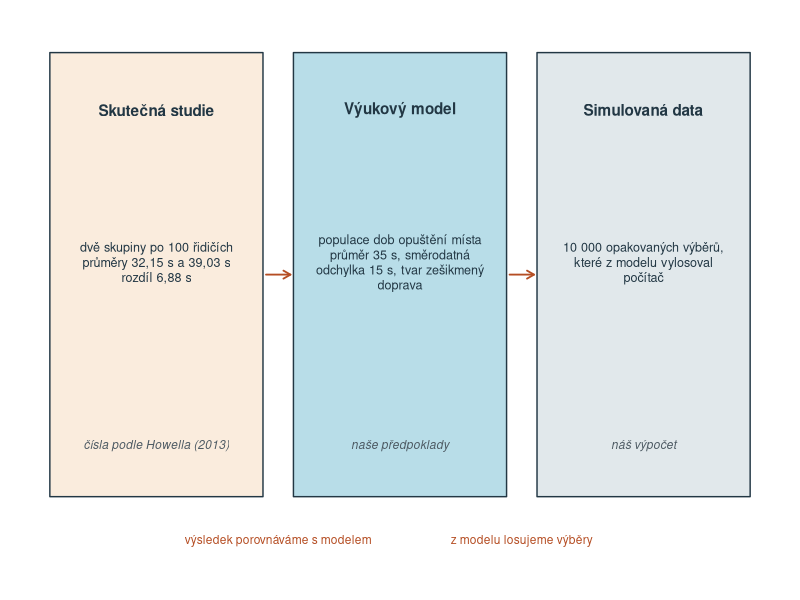
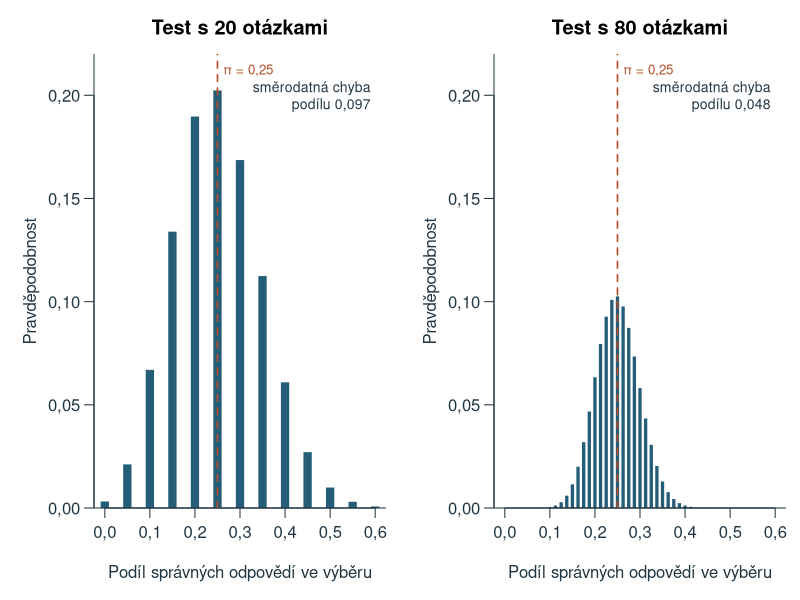
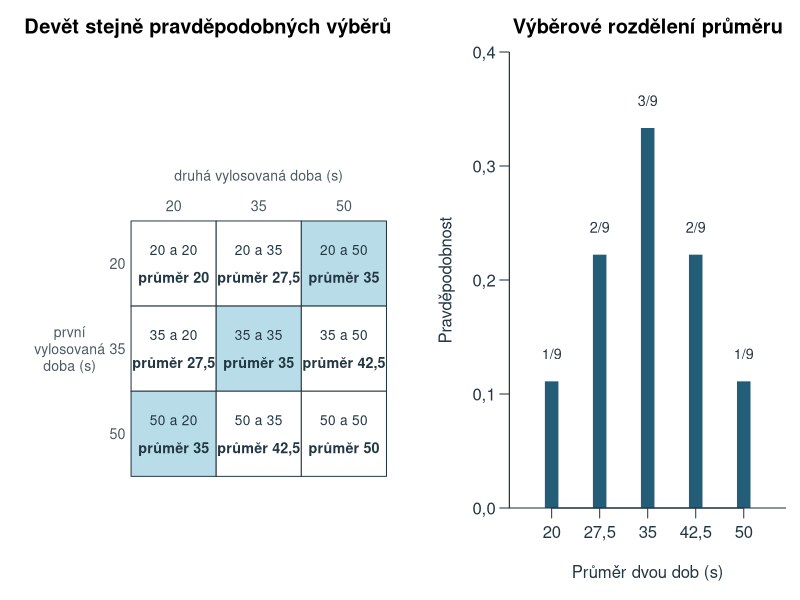
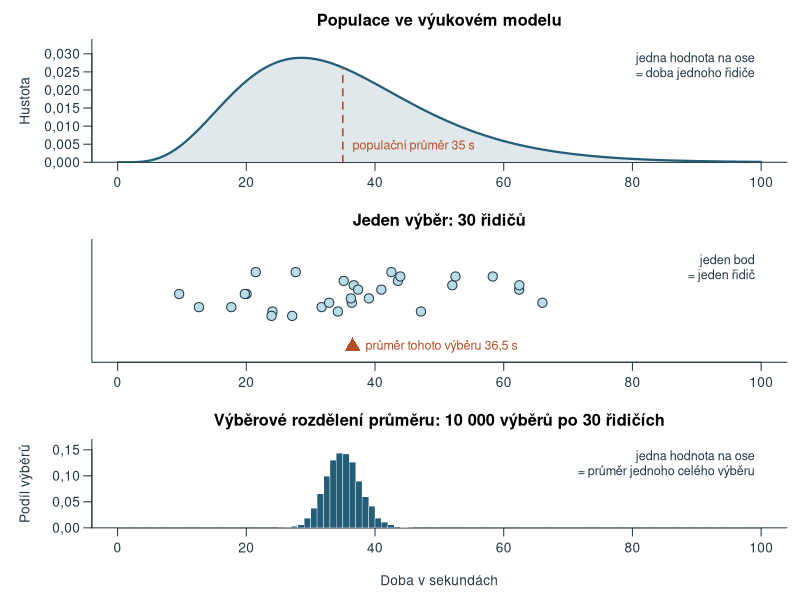
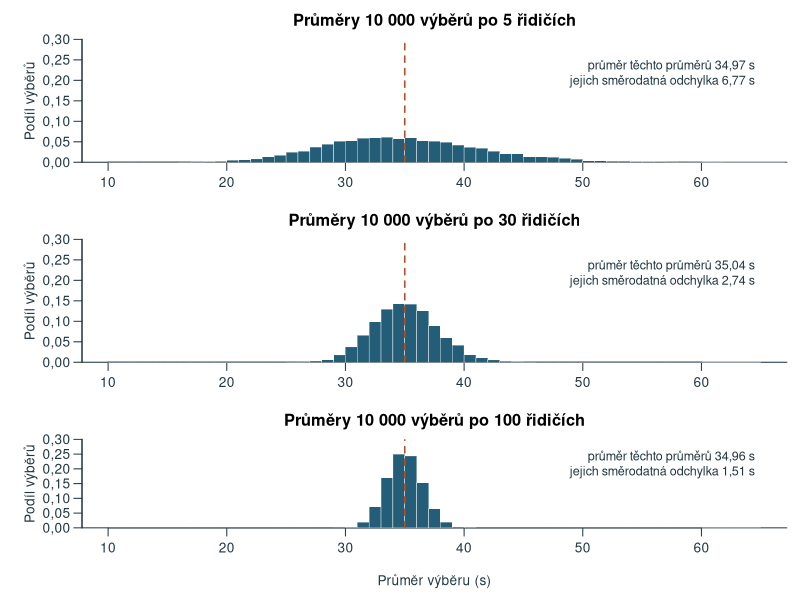
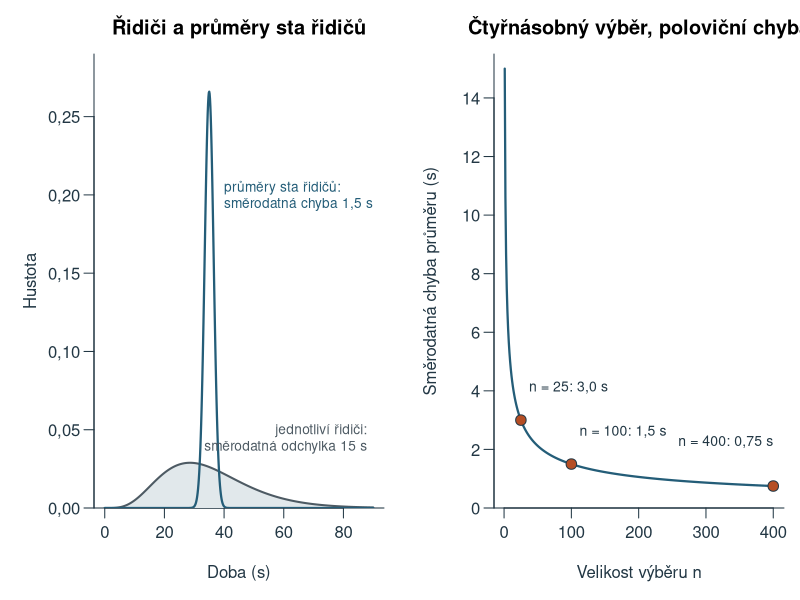
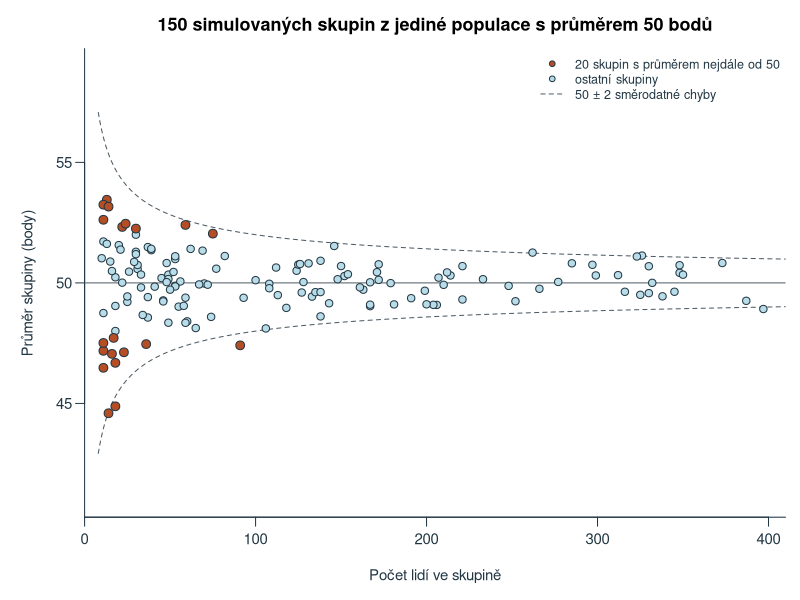
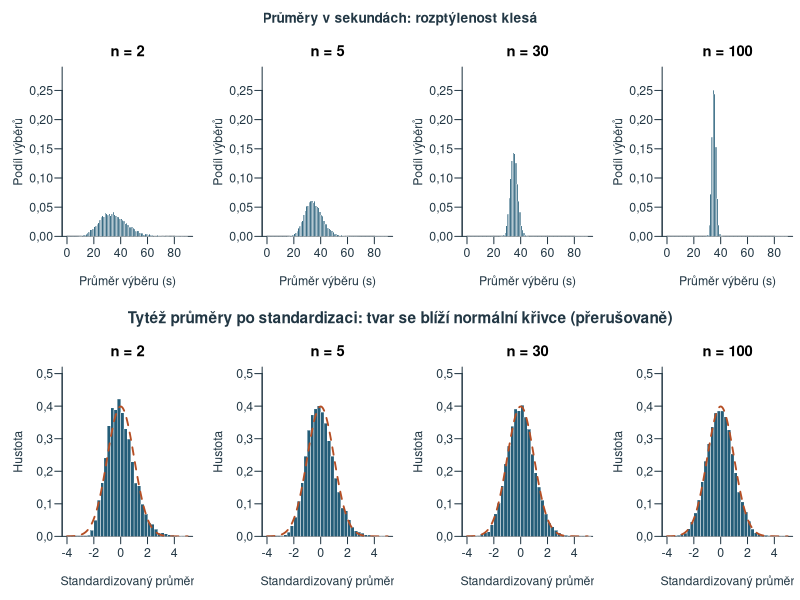

Recreate these plots in R, in order.
# Teaching model, simulations and figures for chapter 6; base R, UTF-8, deterministic project-root paths.
# Study summaries are quoted from Howell (2013, p. 86). Every distribution and simulated value is a teaching model.
ch6_out <- 'assets/chapter-06/plots'
ch6_old_options <- options(OutDec=',')
dir.create(ch6_out,recursive=TRUE,showWarnings=FALSE)
ch6_blue <- '#245D78'; ch6_orange <- '#B54E24'; ch6_fill <- '#B8DDE8'; ch6_gray <- '#4D5A63'; ch6_pale <- '#E1E8EB'; ch6_sand <- '#FAECDD'; ch6_ink <- '#223744'; ch6_mute <- '#A9BAC3'
ch6_num <- function(x,digits=3) formatC(x,format='f',digits=digits,decimal.mark=',')
ch6_draw <- function(name,code,width=8,height=4.5) {
  svg(file.path(ch6_out,paste0(name,'.svg')),width=width,height=height,family='sans',bg='white')
  par(mar=c(4.5,4.5,2.6,.8),mgp=c(2.7,.7,0),las=1,col.axis=ch6_ink,col.lab=ch6_ink,fg=ch6_ink,cex=.9)
  force(code); dev.off()
}
# Fixed inputs ------------------------------------------------------------------
# Parking study as reported by Howell: two groups of 100 drivers, means and a common standard deviation in seconds.
ch6_study <- c(n=100,bez=32.15,cekajici=39.03,s=14.6)
ch6_diff <- unname(ch6_study['cekajici']-ch6_study['bez'])
# Teaching population of leaving times: mean 35 s and SD 15 s are Howell's simulation values;
# the right-skewed (gamma) shape is our own assumption.
ch6_mu <- 35; ch6_sigma <- 15
ch6_shape <- (ch6_mu/ch6_sigma)^2; ch6_scale <- ch6_sigma^2/ch6_mu
ch6_dpop <- function(x) dgamma(x,shape=ch6_shape,scale=ch6_scale)
ch6_rpop <- function(n) rgamma(n,shape=ch6_shape,scale=ch6_scale)
ch6_se <- function(n,sigma=ch6_sigma) sigma/sqrt(n)
ch6_se_diff <- sqrt(2)*ch6_se(100)
ch6_crit <- qnorm(.975)*ch6_se_diff
# Probability that a two-sided test with fixed bounds rejects when the true difference is d.
ch6_power <- function(d,crit=ch6_crit,se=ch6_se_diff) pnorm(-crit,d,se)+pnorm(crit,d,se,lower.tail=FALSE)
# Exact example: all ordered pairs drawn with replacement from three equally likely times.
ch6_three <- c(20,35,50)
ch6_pairs <- expand.grid(druha=ch6_three,prvni=ch6_three)[,c('prvni','druha')]
ch6_pairs$prumer <- rowMeans(ch6_pairs)
ch6_exact <- data.frame(prumer=sort(unique(ch6_pairs$prumer)))
ch6_exact$p <- vapply(ch6_exact$prumer,function(v) mean(ch6_pairs$prumer==v),numeric(1))
# Worked tests: guessing on a 20-item test (chapter 5) and an attention score against the norm N(50, 10).
ch6_test <- c(n=20,pi=.25,k=10)
ch6_z <- c(mu0=50,sigma=10,n=25,m=46)
# Simulations: seeds and the order of draws are fixed ----------------------------
ch6_reps <- 10000; ch6_sizes <- c(2,5,30,100)
set.seed(20261013)
ch6_draws <- lapply(ch6_sizes,function(n) matrix(ch6_rpop(n*ch6_reps),ch6_reps,n))
names(ch6_draws) <- paste0('n',ch6_sizes)
ch6_means <- vapply(ch6_draws,rowMeans,numeric(ch6_reps))
ch6_shown <- ch6_draws$n30[1:8,]
ch6_one_sample <- ch6_shown[3,]
ch6_medians30 <- apply(ch6_draws$n30,1,median)
ch6_sds30 <- apply(ch6_draws$n30,1,sd)
ch6_sds100 <- apply(ch6_draws$n100,1,sd)
rm(ch6_draws)
# Differences between the means of two independent samples of 100 from the same population.
set.seed(20261014)
ch6_diffs <- rowMeans(matrix(ch6_rpop(100*ch6_reps),ch6_reps))-rowMeans(matrix(ch6_rpop(100*ch6_reps),ch6_reps))
# Groups of different sizes whose scores all come from one population N(50, 10).
set.seed(20261015)
ch6_group_n <- round(exp(runif(150,log(10),log(400))))
ch6_group_m <- rnorm(150,50,10/sqrt(ch6_group_n))
ch6_group_extreme <- rank(abs(ch6_group_m-50))>130
# Drawing helpers -----------------------------------------------------------------
# Relative-frequency histogram drawn with rectangles; returns the histogram object.
ch6_hist <- function(v,by,xlim,main,ylim=NULL,col=ch6_blue,xlab='',ylab='Podíl výběrů',density=FALSE,...) {
  br <- seq(floor(min(v,xlim[1])/by)*by,ceiling(max(v,xlim[2])/by)*by,by=by)
  h <- hist(v,breaks=br,plot=FALSE); y <- h$counts/length(v)/if(density) by else 1
  plot(NA,xlim=xlim,ylim=if(is.null(ylim)) c(0,max(y)*1.16) else ylim,xlab=xlab,ylab=ylab,main=main,bty='l',yaxs='i',...)
  rect(br[-length(br)],0,br[-1],y,col=col,border='white',lwd=.4)
  invisible(h)
}
# Area under a normal curve between two bounds.
ch6_area <- function(from,to,mean,sd,col) {
  x <- seq(from,to,length.out=200)
  polygon(c(from,x,to),c(0,dnorm(x,mean,sd),0),col=col,border=NA)
}
ch6_curve <- function(mean,sd,xlim,main,xlab,ylim=NULL,ylab='Hustota',...) {
  x <- seq(xlim[1],xlim[2],length.out=500); y <- dnorm(x,mean,sd)
  plot(NA,xlim=xlim,ylim=if(is.null(ylim)) c(0,max(y)*1.2) else ylim,xlab=xlab,ylab=ylab,main=main,bty='l',yaxs='i',...)
  invisible(list(x=x,y=y))
}
# Figures -------------------------------------------------------------------------
ch6_draw('tri-vrstvy', {
  par(mar=c(.3,.3,.3,.3))
  plot(NA,xlim=c(0,12),ylim=c(.6,4.9),axes=FALSE,xlab='',ylab='')
  xs <- c(2,6,10); fills <- c(ch6_sand,ch6_fill,ch6_pale)
  heads <- c('Skutečná studie','Výukový model','Simulovaná data')
  body <- c('dvě skupiny po 100 řidičích\nprůměry 32,15 s a 39,03 s\nrozdíl 6,88 s','populace dob opuštění místa\nprůměr 35 s, směrodatná\nodchylka 15 s, tvar zešikmený\ndoprava','10 000 opakovaných výběrů,\nkteré z modelu vylosoval\npočítač')
  src <- c('čísla podle Howella (2013)','naše předpoklady','náš výpočet')
  for(i in 1:3) {
    rect(xs[i]-1.75,1.2,xs[i]+1.75,4.7,col=fills[i],border=ch6_ink,lwd=1.4)
    text(xs[i],4.25,heads[i],font=2,cex=1.02); text(xs[i],3.05,body[i],cex=.84); text(xs[i],1.6,src[i],cex=.8,font=3,col=ch6_gray)
  }
  arrows(c(3.8,7.8),2.95,c(4.2,8.2),2.95,length=.08,lwd=1.8,col=ch6_orange)
  text(4,.85,'výsledek porovnáváme s modelem',cex=.8,col=ch6_orange); text(8,.85,'z modelu losujeme výběry',cex=.8,col=ch6_orange)
},width=9.4,height=3.5)
ch6_draw('podil-rozdeleni', {
  par(mfrow=c(1,2),mar=c(4.6,4.7,2.7,.7))
  for(n in c(20,80)) {
    k <- 0:n; p <- dbinom(k,n,.25)
    plot(k/n,p,type='h',lwd=if(n==20) 8 else 3.2,lend=1,col=ch6_blue,xlim=c(0,.6),ylim=c(0,.22),xlab='Podíl správných odpovědí ve výběru',ylab='Pravděpodobnost',main=paste0('Test s ',n,' otázkami'),bty='l',yaxs='i')
    abline(v=.25,lty=2,lwd=1.6,col=ch6_orange)
    text(.59,.2,paste0('směrodatná chyba\npodílu ',ch6_num(sqrt(.25*.75/n))),adj=1,cex=.84)
    text(.262,.212,'π = 0,25',adj=0,cex=.8,col=ch6_orange)
  }
},width=10,height=4.3)
ch6_draw('devet-vyberu', {
  layout(matrix(1:2,1),widths=c(1.08,1)); par(mar=c(.5,.5,2.6,.5))
  plot(NA,xlim=c(-1.25,3.05),ylim=c(-.1,3.75),axes=FALSE,xlab='',ylab='',asp=1,main='Devět stejně pravděpodobných výběrů')
  for(i in 1:3) for(j in 1:3) {
    m <- (ch6_three[i]+ch6_three[j])/2
    rect(j-1,3-i,j,4-i,col=if(m==35) ch6_fill else 'white',border=ch6_ink)
    text(j-.5,3.66-i,paste0(ch6_three[i],' a ',ch6_three[j]),cex=.82)
    text(j-.5,3.32-i,paste0('průměr ',format(m)),cex=.86,font=2)
  }
  text(1:3-.5,3.18,ch6_three,cex=.86,col=ch6_gray); text(1.5,3.52,'druhá vylosovaná doba (s)',cex=.84,col=ch6_gray)
  text(-.16,3:1-.5,ch6_three,cex=.86,col=ch6_gray); text(-.72,1.5,'první\nvylosovaná\ndoba (s)',cex=.84,col=ch6_gray)
  par(mar=c(4.6,4.7,2.6,.7))
  m <- ch6_exact$prumer; p <- ch6_exact$p
  plot(m,p,type='h',lwd=13,lend=1,col=ch6_blue,xlim=c(15,55),ylim=c(0,.4),xaxt='n',xlab='Průměr dvou dob (s)',ylab='Pravděpodobnost',main='Výběrové rozdělení průměru',bty='l',yaxs='i')
  axis(1,at=m,labels=c('20','27,5','35','42,5','50')); text(m,p+.024,c('1/9','2/9','3/9','2/9','1/9'),cex=.86)
},width=10,height=4.5)
ch6_draw('tri-urovne', {
  par(mfrow=c(3,1),mar=c(2.3,5.6,2.4,.8),mgp=c(3.6,.7,0),cex=.82)
  x <- seq(0,100,length.out=500)
  plot(NA,xlim=c(0,100),ylim=c(0,.034),xlab='',ylab='Hustota',main='Populace ve výukovém modelu',bty='l',yaxs='i')
  polygon(c(x,100,0),c(ch6_dpop(x),0,0),col=ch6_pale,border=NA); lines(x,ch6_dpop(x),lwd=2.2,col=ch6_blue)
  segments(ch6_mu,0,ch6_mu,ch6_dpop(ch6_mu),lty=2,lwd=1.6,col=ch6_orange)
  text(ch6_mu+1.5,.0045,'populační průměr 35 s',adj=0,cex=.92,col=ch6_orange)
  text(99,.027,'jedna hodnota na ose\n= doba jednoho řidiče',adj=1,cex=.92)
  plot(NA,xlim=c(0,100),ylim=c(0,1),yaxt='n',xlab='',ylab='',main='Jeden výběr: 30 řidičů',bty='l')
  y <- .56+((seq_along(ch6_one_sample)*7)%%11-5)/26
  points(ch6_one_sample,y,pch=21,bg=ch6_fill,col=ch6_ink,cex=1.5)
  points(mean(ch6_one_sample),.1,pch=17,col=ch6_orange,cex=1.9)
  text(mean(ch6_one_sample)+2,.1,paste0('průměr tohoto výběru ',ch6_num(mean(ch6_one_sample),1),' s'),adj=0,cex=.92,col=ch6_orange)
  text(99,.8,'jeden bod\n= jeden řidič',adj=1,cex=.92)
  par(mar=c(4.4,5.6,2.4,.8))
  ch6_hist(ch6_means[,'n30'],1,c(0,100),'Výběrové rozdělení průměru: 10 000 výběrů po 30 řidičích',xlab='',ylim=c(0,.17))
  title(xlab='Doba v sekundách',mgp=c(2.7,.7,0))
  text(99,.125,'jedna hodnota na ose\n= průměr jednoho celého výběru',adj=1,cex=.92)
},width=8.6,height=7.6)
ch6_draw('prumery-simulace', {
  par(mfrow=c(3,1),mar=c(2.3,5,2.4,.8),cex=.82)
  for(j in 2:4) {
    n <- ch6_sizes[j]; if(j==4) par(mar=c(4.4,5,2.4,.8))
    ch6_hist(ch6_means[,j],1,c(10,65),paste0('Průměry 10 000 výběrů po ',n,' řidičích'),xlab=if(j==4) 'Průměr výběru (s)' else '',ylim=c(0,.3))
    abline(v=ch6_mu,lty=2,lwd=1.5,col=ch6_orange)
    text(64.5,.22,paste0('průměr těchto průměrů ',ch6_num(mean(ch6_means[,j]),2),' s\njejich směrodatná odchylka ',ch6_num(sd(ch6_means[,j]),2),' s'),adj=1,cex=.92)
  }
},width=8.6,height=7.2)
ch6_draw('smerodatna-chyba', {
  par(mfrow=c(1,2),mar=c(4.6,4.7,2.7,.8))
  x <- seq(0,90,length.out=700)
  plot(NA,xlim=c(0,90),ylim=c(0,.29),xlab='Doba (s)',ylab='Hustota',main='Řidiči a průměry sta řidičů',bty='l',yaxs='i')
  polygon(c(x,90,0),c(ch6_dpop(x),0,0),col=ch6_pale,border=NA); lines(x,ch6_dpop(x),lwd=2,col=ch6_gray)
  lines(x,dnorm(x,ch6_mu,ch6_se(100)),lwd=2.2,col=ch6_blue)
  text(88,.045,'jednotliví řidiči:\nsměrodatná odchylka 15 s',adj=1,cex=.82,col=ch6_gray)
  text(40,.2,'průměry sta řidičů:\nsměrodatná chyba 1,5 s',adj=0,cex=.82,col=ch6_blue)
  n <- 1:400
  plot(n,ch6_se(n),type='l',lwd=2.2,col=ch6_blue,ylim=c(0,15.5),xlab='Velikost výběru n',ylab='Směrodatná chyba průměru (s)',main='Čtyřnásobný výběr, poloviční chyba',bty='l',yaxs='i')
  k <- c(25,100,400); points(k,ch6_se(k),pch=21,bg=ch6_orange,col=ch6_ink,cex=1.4)
  text(k[1:2]+12,ch6_se(k[1:2])+1.1,paste0('n = ',k[1:2],': ',c('3,0','1,5'),' s'),adj=0,cex=.84)
  text(k[3],ch6_se(k[3])+1.5,'n = 400: 0,75 s',adj=1,cex=.84)
},width=10,height=4.4)
ch6_draw('trychtyr', {
  par(mar=c(4.6,4.7,2.7,.8))
  plot(NA,xlim=c(0,410),ylim=c(41,59),xlab='Počet lidí ve skupině',ylab='Průměr skupiny (body)',main='150 simulovaných skupin z jediné populace s průměrem 50 bodů',bty='l',xaxs='i')
  n <- seq(8,410,length.out=300)
  lines(n,50+2*10/sqrt(n),lty=2,col=ch6_gray); lines(n,50-2*10/sqrt(n),lty=2,col=ch6_gray); abline(h=50,col=ch6_gray)
  points(ch6_group_n[!ch6_group_extreme],ch6_group_m[!ch6_group_extreme],pch=21,bg=ch6_fill,col=ch6_ink,cex=1.1)
  points(ch6_group_n[ch6_group_extreme],ch6_group_m[ch6_group_extreme],pch=21,bg=ch6_orange,col=ch6_ink,cex=1.3)
  legend('topright',c('20 skupin s průměrem nejdále od 50','ostatní skupiny','50 ± 2 směrodatné chyby'),pch=c(21,21,NA),pt.bg=c(ch6_orange,ch6_fill,NA),lty=c(NA,NA,2),col=c(ch6_ink,ch6_ink,ch6_gray),bty='n',cex=.84)
},width=8.6,height=4.8)
ch6_draw('zvc-clv', {
  # Two heading strips keep the row titles clear of the panel titles.
  layout(matrix(c(1,1,1,1,2:5,6,6,6,6,7:10),4,byrow=TRUE),heights=c(.13,1,.13,1))
  ch6_strip <- function(label) { par(mar=c(0,0,0,0)); plot.new(); text(.5,.45,label,font=2,cex=1.25) }
  ch6_strip('Průměry v sekundách: rozptýlenost klesá')
  par(mar=c(4.3,4.2,2.2,.5),mgp=c(2.5,.6,0),cex=.74)
  for(j in 1:4) ch6_hist(ch6_means[,j],1,c(0,90),paste0('n = ',ch6_sizes[j]),xlab='Průměr výběru (s)',ylim=c(0,.29))
  ch6_strip('Tytéž průměry po standardizaci: tvar se blíží normální křivce (přerušovaně)')
  par(mar=c(4.3,4.2,2.2,.5),mgp=c(2.5,.6,0),cex=.74)
  for(j in 1:4) {
    z <- (ch6_means[,j]-ch6_mu)/ch6_se(ch6_sizes[j])
    ch6_hist(z,.25,c(-4,5),paste0('n = ',ch6_sizes[j]),xlab='Standardizovaný průměr',ylab='Hustota',ylim=c(0,.52),density=TRUE)
    curve(dnorm(x),from=-4,to=5,add=TRUE,lwd=1.8,lty=2,col=ch6_orange,n=300)
  }
},width=10.4,height=6.6)
ch6_draw('clv-qq', {
  par(mfrow=c(1,4),mar=c(4.4,4.2,2.6,.5),mgp=c(2.5,.6,0),cex=.78)
  p <- (1:199)/200
  for(j in 1:4) {
    z <- (ch6_means[,j]-ch6_mu)/ch6_se(ch6_sizes[j])
    plot(qnorm(p),quantile(z,p,names=FALSE),pch=16,cex=.55,col=ch6_blue,xlim=c(-3,3),ylim=c(-3,4.6),xlab='Teoretický normální kvantil',ylab='Kvantil standardizovaných průměrů',main=paste0('n = ',ch6_sizes[j]),bty='l')
    abline(0,1,lty=2,lwd=1.5,col=ch6_orange)
  }
},width=10.4,height=3.6)
ch6_draw('jine-statistiky', {
  par(mfrow=c(1,3),mar=c(4.5,4.3,2.7,.5),mgp=c(2.5,.6,0),cex=.82)
  ch6_hist(ch6_means[,'n30'],1,c(18,52),'Průměr',xlab='Průměr výběru (s)',ylim=c(0,.2))
  abline(v=ch6_mu,lty=2,lwd=1.5,col=ch6_orange)
  ch6_hist(ch6_medians30,1,c(18,52),'Medián',xlab='Medián výběru (s)',ylim=c(0,.2))
  abline(v=qgamma(.5,shape=ch6_shape,scale=ch6_scale),lty=2,lwd=1.5,col=ch6_orange)
  ch6_hist(ch6_sds30,1,c(4,30),'Směrodatná odchylka',xlab='Směrodatná odchylka výběru (s)',ylim=c(0,.2))
  abline(v=ch6_sigma,lty=2,lwd=1.5,col=ch6_orange)
},width=10,height=3.9)
ch6_draw('plocha-prumeru', {
  par(mfrow=c(1,2),mar=c(4.6,4.7,2.7,.8))
  se <- ch6_se(100)
  cv <- ch6_curve(ch6_mu,se,c(29,41),'Průměr sta řidičů ve výukovém modelu','Průměr výběru (s)')
  ch6_area(38,41,ch6_mu,se,ch6_orange); lines(cv$x,cv$y,lwd=2.2,col=ch6_blue)
  segments(c(35,38),0,c(35,38),dnorm(c(35,38),ch6_mu,se),lty=2,col=ch6_gray)
  text(38.3,.085,paste0('nad 38 s:\n',ch6_num(pnorm(38,ch6_mu,se,lower.tail=FALSE))),adj=0,cex=.84,col=ch6_orange)
  ch6_hist(ch6_diffs,.5,c(-9,9),'Rozdíl průměrů dvou výběrů po 100 řidičích',xlab='Rozdíl průměrů (s)',ylab='Hustota',ylim=c(0,.3),col=ch6_mute,density=TRUE)
  ch6_area(-9,-3,0,ch6_se_diff,adjustcolor(ch6_orange,.75)); ch6_area(3,9,0,ch6_se_diff,adjustcolor(ch6_orange,.75))
  curve(dnorm(x,0,ch6_se_diff),from=-9,to=9,add=TRUE,lwd=2.2,col=ch6_blue,n=400)
  text(-8.8,.275,'sloupce: 10 000\nsimulovaných rozdílů',adj=0,cex=.8,col=ch6_gray)
  text(8.8,.275,'křivka: normální model\nse směrodatnou chybou 2,12 s',adj=1,cex=.8,col=ch6_blue)
  text(8.8,.15,paste0('rozdíl větší než 3 s\nv kterémkoli směru: ',ch6_num(2*pnorm(-3,0,ch6_se_diff))),adj=1,cex=.8,col=ch6_orange)
},width=10.4,height=4.4)
ch6_draw('extremnejsi', {
  par(mfrow=c(1,3),mar=c(4.5,4.2,3.4,.5),mgp=c(2.5,.6,0),cex=.8)
  obs <- 4; se <- ch6_se_diff
  mains <- c('Alternativa: průměry se liší','Alternativa: s čekajícím\ntrvá odjezd déle','Alternativa: s čekajícím\ntrvá odjezd kratší dobu')
  probs <- c(2*pnorm(-obs,0,se),pnorm(obs,0,se,lower.tail=FALSE),pnorm(obs,0,se))
  for(k in 1:3) {
    cv <- ch6_curve(0,se,c(-9,9),mains[k],'Rozdíl průměrů (s)',ylim=c(0,.25))
    if(k==1) { ch6_area(-9,-obs,0,se,ch6_orange); ch6_area(obs,9,0,se,ch6_orange) }
    if(k==2) ch6_area(obs,9,0,se,ch6_orange)
    if(k==3) ch6_area(-9,obs,0,se,ch6_orange)
    lines(cv$x,cv$y,lwd=2,col=ch6_blue); segments(obs,0,obs,.19,lty=2,lwd=1.5,col=ch6_ink)
    text(obs,.205,'pozorováno 4 s',cex=.86)
    text(-8.8,.235,paste0('vybarveno: ',ch6_num(probs[k])),adj=0,cex=.92,col=ch6_orange)
  }
},width=10.4,height=3.9)
ch6_draw('p-hodnota', {
  par(mar=c(4.6,4.7,2.7,.8))
  se <- ch6_se_diff
  cv <- ch6_curve(0,se,c(-11.5,11.5),'Rozdělení rozdílu průměrů, kdyby se populační průměry nelišily','Rozdíl průměrů (s)',ylim=c(0,.235))
  ch6_area(-11.5,-ch6_crit,0,se,ch6_sand); ch6_area(ch6_crit,11.5,0,se,ch6_sand)
  ch6_area(-11.5,-ch6_diff,0,se,ch6_orange); ch6_area(ch6_diff,11.5,0,se,ch6_orange)
  lines(cv$x,cv$y,lwd=2.2,col=ch6_blue)
  segments(c(-ch6_crit,ch6_crit),0,c(-ch6_crit,ch6_crit),.125,lty=2,col=ch6_gray)
  text(c(-ch6_crit,ch6_crit),.14,c('−4,16 s','4,16 s'),cex=.84,col=ch6_gray)
  text(c(-5.2,5.2),.092,c('kritický obor:\nvlevo 2,5 %','kritický obor:\nvpravo 2,5 %'),adj=c(1,.5),cex=.8,col=ch6_gray,pos=c(2,4),offset=0)
  arrows(c(-ch6_diff,ch6_diff),.03,c(-ch6_diff,ch6_diff),.004,length=.07,lwd=1.6,col=ch6_orange)
  text(ch6_diff+.3,.045,'pozorovaný\nrozdíl 6,88 s',adj=c(0,.5),cex=.82,col=ch6_orange)
  text(-ch6_diff-.3,.045,'stejně velký rozdíl\nopačným směrem',adj=c(1,.5),cex=.82,col=ch6_orange)
  text(0,.222,expression(italic(p)*'-hodnota = plocha za oběma šipkami dohromady, přibližně 0,001'),cex=.86,col=ch6_orange)
},width=8.6,height=4.6)
ch6_draw('sila', {
  par(mfrow=c(2,2),mar=c(4.3,4.5,3,.6),oma=c(1.7,0,0,0),mgp=c(2.6,.6,0),cex=.8)
  se <- ch6_se_diff
  for(d in c(0,3,5,8)) {
    cv <- ch6_curve(d,se,c(-9,15),if(d==0) 'Skutečný rozdíl 0 s: platí nulová hypotéza' else paste0('Skutečný rozdíl ',d,' s'),'Rozdíl výběrových průměrů (s)',ylim=c(0,.25))
    ch6_area(-9,-ch6_crit,d,se,ch6_orange); ch6_area(ch6_crit,15,d,se,ch6_orange)
    lines(cv$x,cv$y,lwd=2,col=ch6_blue); abline(v=c(-ch6_crit,ch6_crit),lty=2,lwd=1.4,col=ch6_ink)
    text(14.8,.228,paste0('pravděpodobnost\nzamítnutí ',ch6_num(ch6_power(d),2)),adj=1,cex=.9,col=ch6_orange)
  }
  mtext('Oboustranný test, α = 0,05; kritické hodnoty −4,16 s a 4,16 s (přerušovaně) jsou ve všech panelech stejné',1,line=.4,outer=TRUE,cex=.78)
},width=10,height=6.9)
ch6_draw('stejny-rozdil', {
  par(mfrow=c(1,2),mar=c(4.6,4.7,2.9,.8))
  for(n in c(25,2500)) {
    se <- 10/sqrt(n)
    cv <- ch6_curve(50,se,c(44,56),paste0('Výběr ',format(n,big.mark=' '),' studentů'),'Průměr výběru (body)')
    ch6_area(44,49,50,se,ch6_orange); ch6_area(51,56,50,se,ch6_orange)
    lines(cv$x,cv$y,lwd=2.2,col=ch6_blue); segments(51,0,51,max(cv$y)*1.04,lty=2,lwd=1.5,col=ch6_ink)
    text(51.15,max(cv$y)*1.06,'pozorováno 51',adj=c(0,0),cex=.82)
    text(44.2,max(cv$y)*1.145,paste0('směrodatná chyba ',format(se),' bodu'),adj=0,cex=.84)
    text(44.2,max(cv$y)*1.075,bquote(italic(p)*.(paste0('-hodnota ',if(n==25) ch6_num(2*pnorm(-1/se),2) else 'menší než 0,001'))),adj=0,cex=.84)
  }
},width=10,height=4.3)
ch6_draw('dva-testy', {
  par(mfrow=c(1,2),mar=c(4.6,4.7,2.9,.8))
  k <- 0:20; p <- dbinom(k,20,.25)
  plot(k,p,type='h',lwd=8,lend=1,col=ifelse(k>=10,ch6_orange,ifelse(k==9,'#E3A77E',ch6_mute)),xlim=c(0,20),ylim=c(0,.23),xlab='Počet správných odpovědí z 20',ylab='Pravděpodobnost při tipování',main='Binomický test',bty='l',yaxs='i')
  legend('topright',c(expression('10 a více: '*italic(p)*'-hodnota 0,014'),'9: patří do kritického oboru','8 a méně'),fill=c(ch6_orange,'#E3A77E',ch6_mute),bty='n',cex=.82)
  cv <- ch6_curve(50,2,c(42,58),'z-test průměru','Průměr 25 studentů (body)',ylim=c(0,.24))
  ch6_area(42,46,50,2,ch6_orange); lines(cv$x,cv$y,lwd=2.2,col=ch6_blue)
  abline(v=qnorm(.05,50,2),lty=2,lwd=1.5,col=ch6_ink)
  text(42.2,.091,'46 a méně:',adj=0,cex=.82,col=ch6_orange)
  text(42.2,.077,expression(italic(p)*'-hodnota'),adj=0,cex=.82,col=ch6_orange)
  text(42.2,.063,'0,023',adj=0,cex=.82,col=ch6_orange)
  text(qnorm(.05,50,2)+.25,.225,'kritická hodnota 46,7',adj=0,cex=.82)
},width=10,height=4.3)
options(ch6_old_options)
